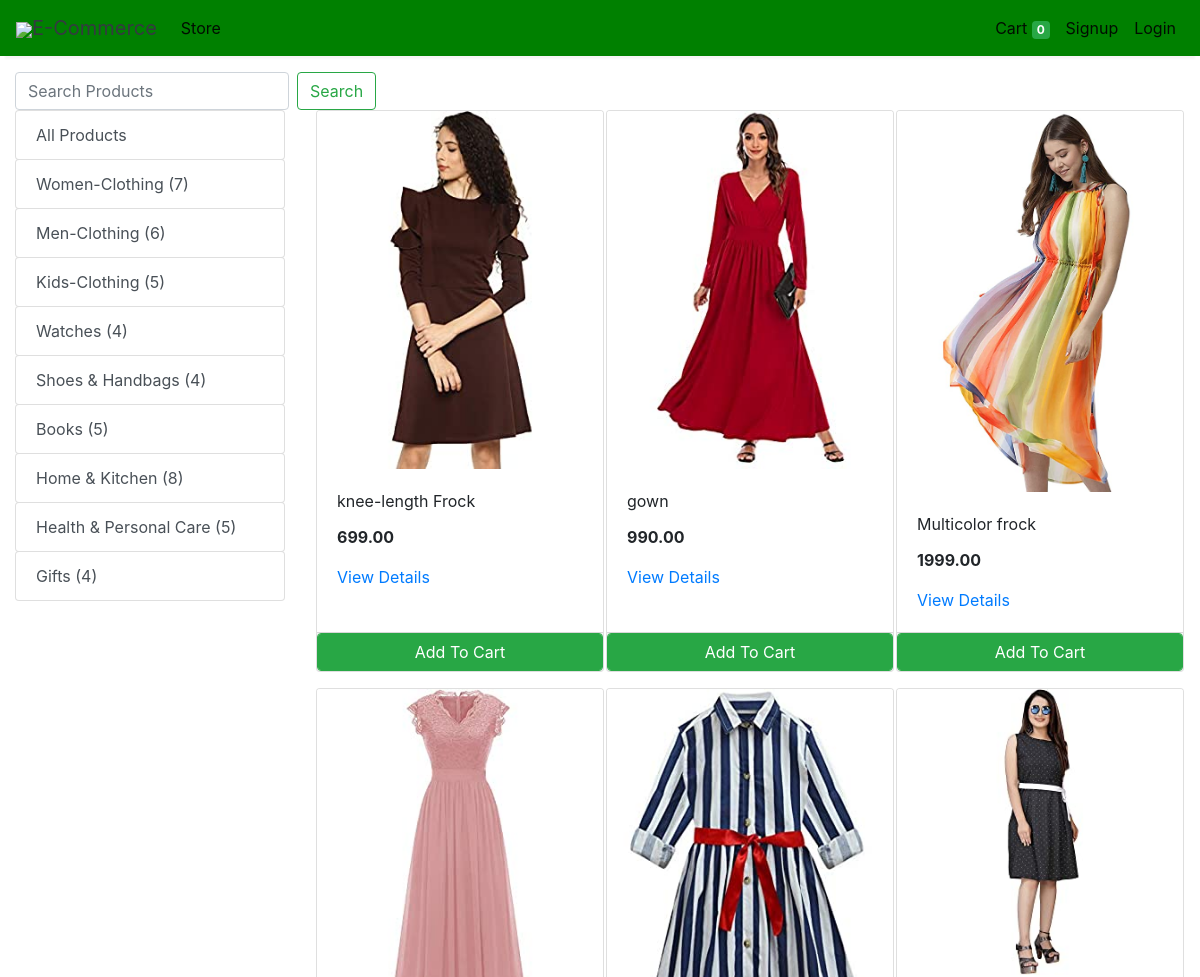
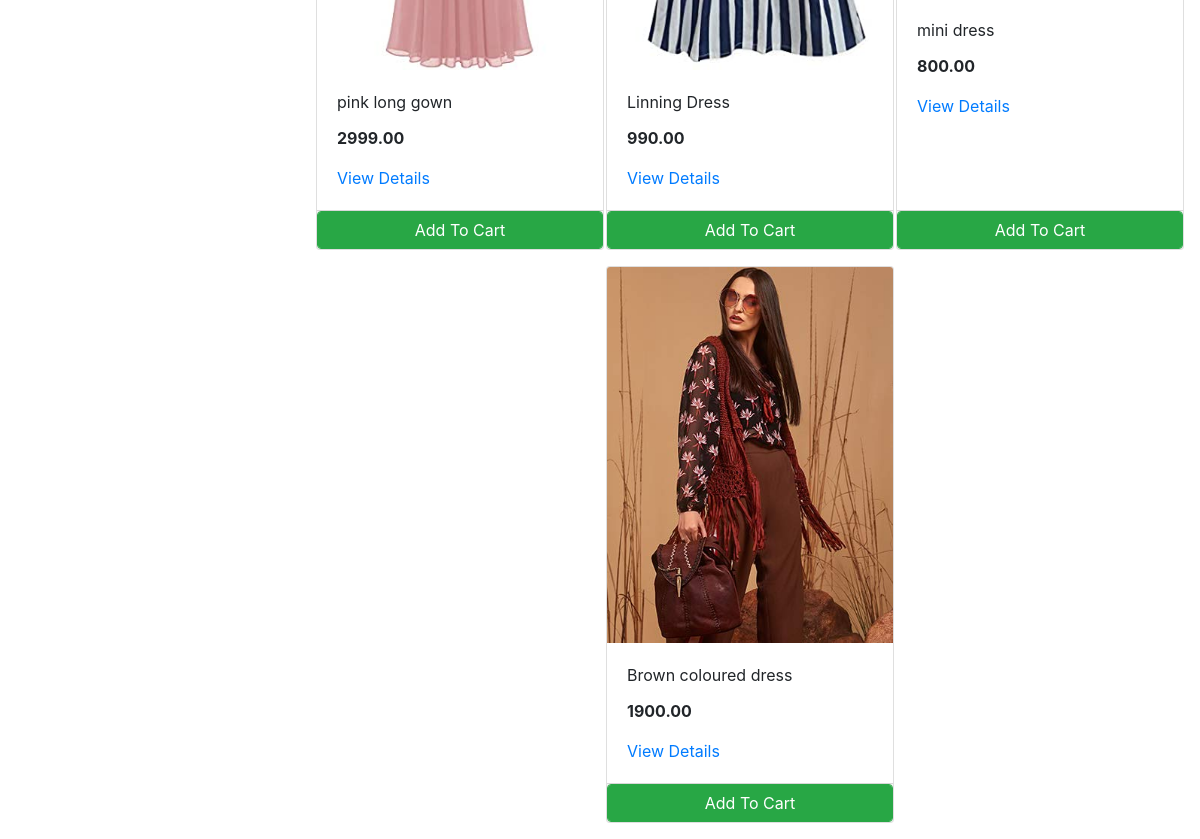
Screenshot of /store?category=22 with the database file from the repository (2 pictures, top to bottom).
### store/models/category.py (models this page shows, shortened)
class Category(models.Model):
    name= models.CharField(max_length=50)
    @staticmethod
    def get_all_categories():
        return Category.objects.all()

### store/models/product.py (models this page shows, shortened)
class Products(models.Model):
    name = models.CharField(max_length=60)
    price= models.IntegerField(default=0)
    category= models.ForeignKey(Category,on_delete=models.CASCADE,default=1 )
    description= models.CharField(max_length=250, default='', blank=True, null= True)
    image= models.ImageField(upload_to='uploads/products/')
    @staticmethod
    def get_all_products_by_categoryid(category_id):
        if category_id:
            return Products.objects.filter (category=category_id)
        else:
            return Products.get_all_products();

### store/views/home.py (the view)
# urls.py: path('' , include('store.urls'))
def store(request):
    cart = request.session.get("cart")
    if not cart:
        request.session["cart"] = {}
    products = None
    categories = Category.get_all_categories()
    categoryID = request.GET.get("category")
    search_query = request.GET.get("search")
    if categoryID:
        products = Products.get_all_products_by_categoryid(categoryID)
    elif search_query:
        products = Products.objects.filter(name__icontains=search_query)
    else:
        products = Products.get_all_products()
    for category in categories:
        category.product_count = Products.objects.filter(category=category).count()
    data = {"products": products, "categories": categories}
    print("you are : ", request.session.get("email"))
    return render(request, "index.html", data)

### store/templatetags/cart.py (called while the page is built)
@register.filter (name='is_in_cart')
def is_in_cart(product, cart):
    keys = cart.keys ()
    for id in keys:
        if int (id) == product.id:
            return True
    return False;

### store/templates/index.html (shortened to what this page needs)
{% extends 'base.html' %} {% block content %} {% load cart %}
<div class="container-fluid mt-3">
  <div class="row">
    <div class="col-lg-12 mx-auto">
      <form action="/store" method="get" class="form-inline">
        <input
          class="form-control mr-sm-2"
          type="search"
          placeholder="Search Products"
          aria-label="Search"
          name="search"
        />
        <button class="btn btn-outline-success my-2 my-sm-0" type="submit">
          Search
        </button>
      </form>
    </div>
  </div>
  <div class="row">
    <div class="col-lg-3 mx-auto">
      <div class="list-group">
        <a
          href="/"
          class="list-group-item list-group-item-action btn btn-outline-success"
          >All Products</a
        >
        {% for category in categories %}
        <a
          href="/?category={{ category.id }}"
          class="list-group-item list-group-item-action btn btn-outline-success"
        >
          {{ category.name }} ({{ category.product_count }})
        </a>
        {% endfor %}
      </div>
    </div>
    <div id="products" class="col-lg-9 mx-auto">
      <div class="row mx-auto">
        {% for product in products %}
        <div class="card mx-auto mb-3" id="{{product.id}}" style="width: 18rem">
          <img
            class="card-img-top"
            src="{{product.image.url}}"
            alt="Card image cap"
          />
          <div class="card-body">
            <p class="card-title">{{ product.name }}</p>
            <p class="card-text"><b>{{ product.price|floatformat:2 }}</b></p>
            <a href="{% url 'item_detail' pk=product.id %}">View Details</a>
          </div>
          <div class="card-footer p-0 no-gutters">
            {% if product|is_in_cart:request.session.cart %}
            <div class="row no-gutters">
              <form action="/#{{product.id}}" class="col-2" method="post">
                {% csrf_token %}
                <input
                  hidden
                  type="text"
                  name="product"
                  value="{{product.id}}"
                />
                <input hidden type="text" name="remove" value="True" />
                <input
                  type="submit"
                  value=" - "
                  class="btn btn-block btn-success border-right"
                />
              </form>
              <div class="text-center col btn btn-success">
                {{product|cart_quantity:request.session.cart}} in Cart
              </div>
              <form action="/#{{product.id}}" class="col-2" method="post">
                {% csrf_token %}
                <input
                  hidden
                  type="text"
                  name="product"
                  value="{{product.id}}"
                />
                <input
                  type="submit"
                  value=" + "
                  class="btn btn-block btn-success border-left"
                />
              </form>
            </div>
            {% else %}
            <form action="/#{{product.id}}" method="POST" class="btn-block">
              <input
                type="submit"
                class="float-right btn btn-success form-control"
                value="Add To Cart"
              />
            </form>
            {% endif %}
          </div>
        </div>
        {% endfor %}
      </div>
    </div>
  </div>
</div>
{% endblock %}

### rows the page displays
Category: name "Women-Clothing", product_count "7"
Category: name "Men-Clothing", product_count "6"
Category: name "Kids-Clothing", product_count "5"
Category: name "Watches", product_count "4"
Category: name "Shoes & Handbags", product_count "4"
Category: name "Books", product_count "5"
Category: name "Home & Kitchen", product_count "8"
Category: name "Health & Personal Care", product_count "5"
Category: name "Gifts", product_count "4"
Products: image (picture), name "knee-length Frock", price "699.00"
Products: image (picture), name "gown", price "990.00"
Products: image (picture), name "Multicolor frock", price "1999.00"
Products: image (picture), name "pink long gown", price "2999.00"
Products: image (picture), name "Linning Dress", price "990.00"
Products: image (picture), name "mini dress", price "800.00"
Products: image (picture), name "Brown coloured dress", price "1900.00"

### other values shown
{{ request.session.cart.keys|length }} "0"
